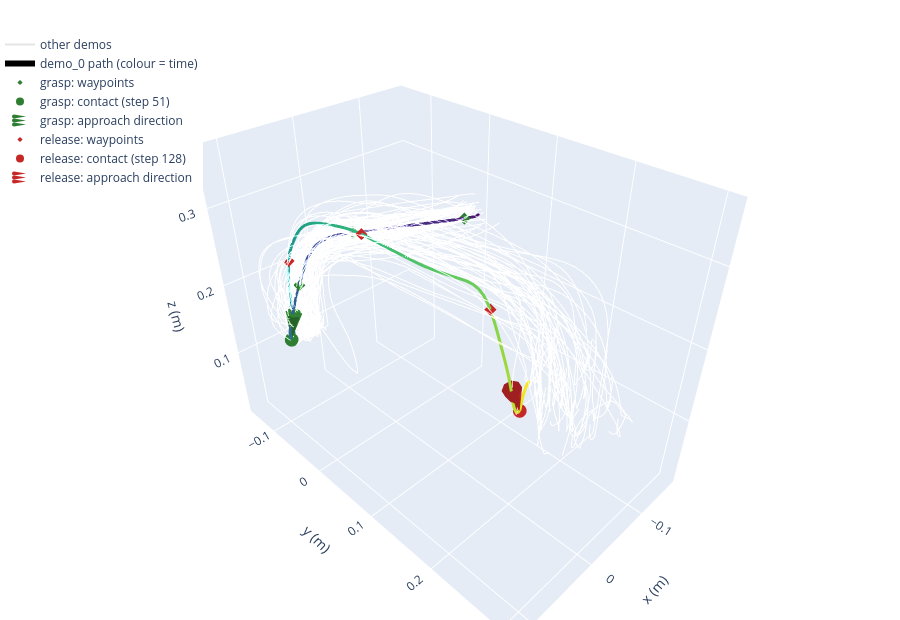

The code cell stored with this chart in its notebook:
### Markdown cell above
### 3D: end-effector paths of all 50 demos, with demo 0's CAW labels (drag to rotate; click the legend to toggle)

### Code cell
demos = [read_demo(TASK_FILE, name, images=False) for name in names]
labels = [caw_labels(d.ee_pos, gripper_events(d.actions[:, -1])) for d in demos]
path_3d_figure(demos, labels, highlight=0)
